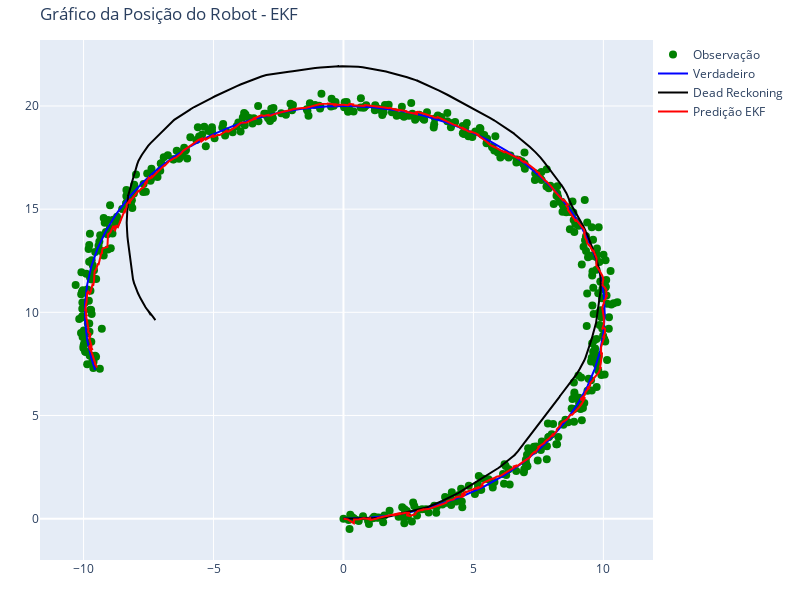

The notebook cell saved with this chart:
### Code cell
#def main():
print('Simulação do Filtro EKF ...')


# Inicializar o tempo a 0
time = 0.

# vetor de estados [x, y, yaw, v]
xpred_ekf = np.zeros((4, 1))    
xtrue_ekf = np.zeros((4, 1))    
ppred_ekf = np.eye(4)

# dead reckoning
xdr_ekf = np.zeros((4, 1))

# histórico
hxpred_ekf = xpred_ekf
hxtrue_ekf = xtrue_ekf
hxdr_ekf = xtrue_ekf
hz_ekf = np.zeros((1, 2))

fig = plt.figure()
fig.show()

fig = plt.figure()
fig.show()

while time <= sim_time:
    time += delta_t

    xtrue_ekf, z, xdr_ekf, ud = observation(xtrue_ekf, xdr_ekf, input())
    xpred_ekf, ppred_ekf = ekf(xpred_ekf, ppred_ekf, z, ud)
    hxpred_ekf = np.hstack((hxpred_ekf, xpred_ekf))
    hxdr_ekf = np.hstack((hxdr_ekf, xdr_ekf))
    hxtrue_ekf = np.hstack((hxtrue_ekf, xtrue_ekf))
    hz_ekf = np.vstack((hz_ekf, z))

# End
print("Ultimo instante")
# Criar Traços
trace_observation_ekf = go.Scatter(x=hz_ekf[:, 0], y=hz_ekf[:, 1], mode='markers', name='Observação', marker=dict(color='green', size=8))
trace_true_ekf = go.Scatter(x=hxtrue_ekf[0, :].flatten(), y=hxtrue_ekf[1, :].flatten(), mode='lines', name='Verdadeiro', line=dict(color='blue'))
trace_dead_reckoning_ekf = go.Scatter(x=hxdr_ekf[0, :].flatten(), y=hxdr_ekf[1, :].flatten(), mode='lines', name='Dead Reckoning', line=dict(color='black'))
trace_ekf_prediction_ekf = go.Scatter(x=hxpred_ekf[0, :].flatten(), y=hxpred_ekf[1, :].flatten(), mode='lines', name='Predição EKF', line=dict(color='red'))

# Lista de Traços do Gráfico
data = [trace_observation_ekf, trace_true_ekf, trace_dead_reckoning_ekf, trace_ekf_prediction_ekf]

# Configurar o Layout
layout = go.Layout(
    title='Gráfico da Posição do Robot - EKF',
    legend=dict(x=1, y=1),
    autosize=False,
    width=800,
    height=600,
    margin=dict(l=40, r=40, b=40, t=40)
)

# Criar figura
fig = go.Figure(data=data, layout=layout)

fig.show()

filename = f'ekf_{int(ceil(time * 10))}.jpeg'
fig.write_image(filename)


comment = """
        # Criar Traços
        trace_observation = go.Scatter(x=hz[:, 0], y=hz[:, 1], mode='markers', name='Observação', marker=dict(color='green', size=8))
        trace_true = go.Scatter(x=hxtrue[0, :].flatten(), y=hxtrue[1, :].flatten(), mode='lines', name='Verdadeiro', line=dict(color='blue'))
        trace_dead_reckoning = go.Scatter(x=hxdr[0, :].flatten(), y=hxdr[1, :].flatten(), mode='lines', name='Dead Reckoning', line=dict(color='black'))
        trace_ekf_prediction = go.Scatter(x=hxpred[0, :].flatten(), y=hxpred[1, :].flatten(), mode='lines', name='Predição EKF', line=dict(color='red'))

        # Lista de Traços do Gráfico
        data = [trace_observation, trace_true, trace_dead_reckoning, trace_ekf_prediction]

        # Configurar o Layout
        layout = go.Layout(
            title='Gráfico da Posição do Robot - EKF',
            legend=dict(x=1, y=1),
            autosize=False,
            width=800,
            height=600,
            margin=dict(l=40, r=40, b=40, t=40)
        )

        # Criar figura
        fig = go.Figure(data=data, layout=layout)

        # Frames EKF
        if not os.path.exists('frames_ekf'):
            os.makedirs('frames_ekf')

        filename = f'frames_ekf/{int(ceil(time * 10))}.jpeg'
        fig.write_image(filename)


    # Fazer uma Animação em GIF
    images = []
    filenames = os.listdir('frames_ekf')
    filenames.sort(key=lambda x: int(x.split('.')[0]))
    for filename in filenames:
        images.append(imageio.imread(f'frames_ekf/{filename}'))
    imageio.mimsave('ekf.gif', images, duration=0.1)"""

### Figure 1 — Plotly figure (JSON) as saved in the notebook; plotly's stock layout.template omitted (floating-point values rounded to 4 significant figures; data arrays with more than 128 entries replaced by an {"elided": "..."} marker saying what was removed)
{"data": [{"marker": {"color": "green", "size": 8}, "mode": "markers", "name": "Observação", "type": "scatter", "x": {"elided": "501 float values"}, "y": {"elided": "501 float values"}}, {"line": {"color": "blue"}, "mode": "lines", "name": "Verdadeiro", "type": "scatter", "x": {"elided": "501 float values"}, "y": {"elided": "501 float values"}}, {"line": {"color": "black"}, "mode": "lines", "name": "Dead Reckoning", "type": "scatter", "x": {"elided": "501 float values"}, "y": {"elided": "501 float values"}}, {"line": {"color": "red"}, "mode": "lines", "name": "Predição EKF", "type": "scatter", "x": {"elided": "501 float values"}, "y": {"elided": "501 float values"}}], "layout": {"autosize": false, "height": 600, "legend": {"x": 1, "y": 1}, "margin": {"b": 40, "l": 40, "r": 40, "t": 40}, "title": {"text": "Gráfico da Posição do Robot - EKF"}, "width": 800}}
